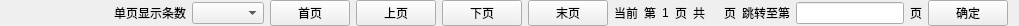
<?xml version="1.0" encoding="UTF-8"?>
<ui version="4.0">
 <class>LogPageWidget</class>
 <widget class="QWidget" name="LogPageWidget">
  <property name="geometry">
   <rect>
    <x>0</x>
    <y>0</y>
    <width>1019</width>
    <height>23</height>
   </rect>
  </property>
  <property name="windowTitle">
   <string>Form</string>
  </property>
  <layout class="QHBoxLayout" name="horizontalLayout_7">
   <property name="topMargin">
    <number>0</number>
   </property>
   <property name="bottomMargin">
    <number>0</number>
   </property>
   <item>
    <spacer name="horizontalSpacer">
     <property name="orientation">
      <enum>Qt::Horizontal</enum>
     </property>
     <property name="sizeHint" stdset="0">
      <size>
       <width>92</width>
       <height>20</height>
      </size>
     </property>
    </spacer>
   </item>
   <item>
    <widget class="QLabel" name="label">
     <property name="text">
      <string>单页显示条数</string>
     </property>
    </widget>
   </item>
   <item>
    <widget class="QComboBox" name="comboBox"/>
   </item>
   <item>
    <widget class="QPushButton" name="firstPageBtn">
     <property name="text">
      <string>首页</string>
     </property>
    </widget>
   </item>
   <item>
    <widget class="QPushButton" name="upperPageBtn">
     <property name="text">
      <string>上页</string>
     </property>
    </widget>
   </item>
   <item>
    <widget class="QPushButton" name="nextPageBtn">
     <property name="text">
      <string>下页</string>
     </property>
    </widget>
   </item>
   <item>
    <widget class="QPushButton" name="lastPageBtn">
     <property name="text">
      <string>末页</string>
     </property>
    </widget>
   </item>
   <item>
    <widget class="QLabel" name="label_5">
     <property name="text">
      <string>当前</string>
     </property>
    </widget>
   </item>
   <item>
    <layout class="QHBoxLayout" name="horizontalLayout_5">
     <item>
      <widget class="QLabel" name="label_17">
       <property name="text">
        <string>第</string>
       </property>
      </widget>
     </item>
     <item>
      <widget class="QLabel" name="CurPageLabel">
       <property name="text">
        <string>1</string>
       </property>
      </widget>
     </item>
     <item>
      <widget class="QLabel" name="label_18">
       <property name="text">
        <string>页</string>
       </property>
      </widget>
     </item>
    </layout>
   </item>
   <item>
    <layout class="QHBoxLayout" name="horizontalLayout_6">
     <item>
      <widget class="QLabel" name="label_19">
       <property name="text">
        <string>共</string>
       </property>
      </widget>
     </item>
     <item>
      <widget class="QLabel" name="AllPageLabel">
       <property name="text">
        <string/>
       </property>
      </widget>
     </item>
     <item>
      <widget class="QLabel" name="label_20">
       <property name="text">
        <string>页</string>
       </property>
      </widget>
     </item>
    </layout>
   </item>
   <item>
    <layout class="QHBoxLayout" name="horizontalLayout_10">
     <item>
      <widget class="QLabel" name="label_15">
       <property name="text">
        <string>跳转至第</string>
       </property>
      </widget>
     </item>
     <item>
      <widget class="QLineEdit" name="inputLineEdit">
       <property name="sizePolicy">
        <sizepolicy hsizetype="Minimum" vsizetype="Fixed">
         <horstretch>0</horstretch>
         <verstretch>0</verstretch>
        </sizepolicy>
       </property>
       <property name="text">
        <string/>
       </property>
      </widget>
     </item>
     <item>
      <widget class="QLabel" name="label_16">
       <property name="text">
        <string>页</string>
       </property>
      </widget>
     </item>
    </layout>
   </item>
   <item>
    <widget class="QPushButton" name="okBtn">
     <property name="text">
      <string>确定</string>
     </property>
    </widget>
   </item>
  </layout>
 </widget>
 <resources/>
 <connections/>
</ui>
